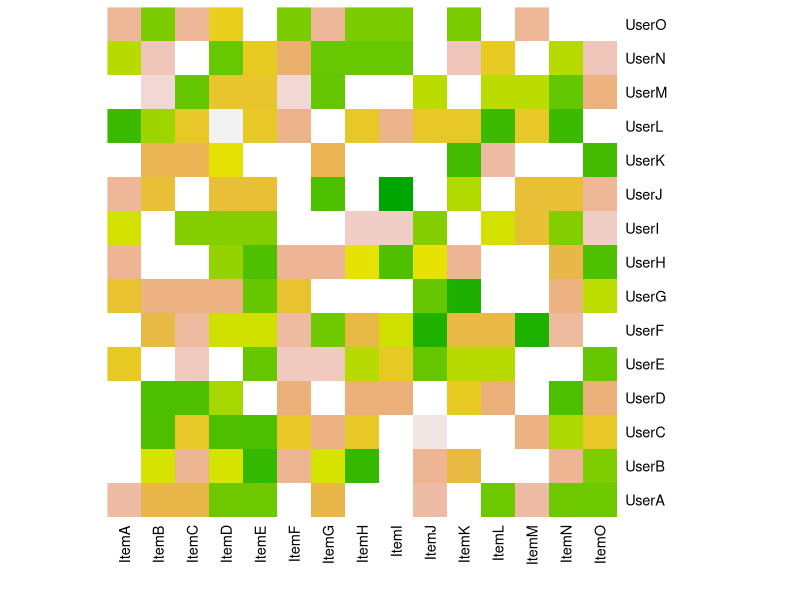
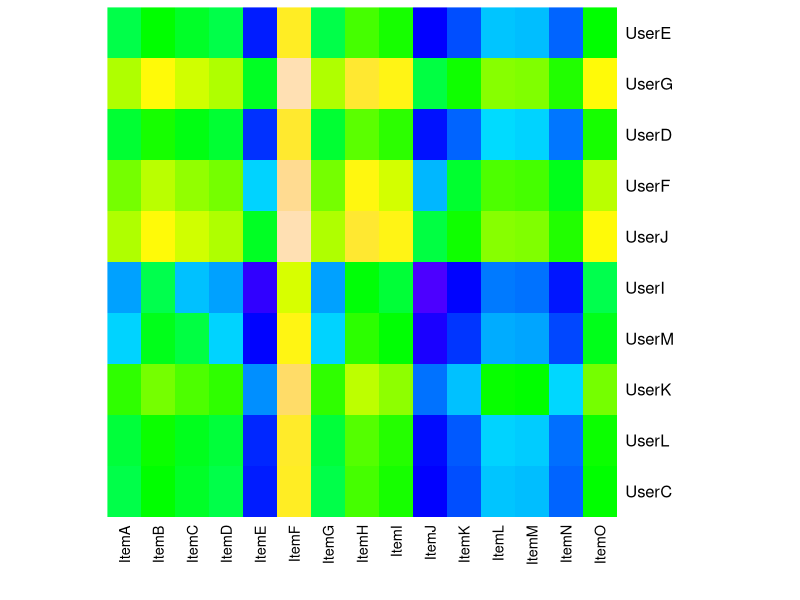

Write R code to recreate these figures, in order.
## ---- chunk 1
knitr::opts_chunk$set(echo = TRUE, 
                      warning = FALSE, 
                      message = FALSE)
## ---- chunk 2
set.seed(643)
n <- 15
percent <- .3
probs <- c(1-percent, percent)
users <- paste("User", LETTERS[1:n], sep="")
items <- paste("Item", LETTERS[1:n], sep="")

toyDF <- as.data.frame(replicate(n, floor(runif(n, 1,6))))

toyDF <- as.data.frame(
    lapply(toyDF, function(df) df[sample(c(TRUE, NA), prob = probs, size = length(df), replace = TRUE) ]), 
    row.names = users, 
    col.names = items)
knitr::kable(toyDF)
## ---- chunk 3
heatmap(as.matrix(toyDF), Rowv=NA, Colv=NA, col = terrain.colors(256))
## ---- chunk 4
train_row <- sample(n, size = floor(2/3 * n), replace=F)
train <- toyDF[train_row, ]
test <- toyDF[-train_row, ]
## ---- chunk 5
train_raw_avg <- mean(as.matrix(train), na.rm=TRUE)
train_raw_avg
## ---- chunk 6
RMSE <- function(observed, predicted) {
   
    sqrt(mean((observed - predicted)^2, na.rm=TRUE))
}
trainRMSE <- RMSE(as.matrix(train), train_raw_avg)
trainRMSE
testRMSE <- RMSE(as.matrix(test), train_raw_avg)
testRMSE
## ---- chunk 7
user_bias_train <- rowMeans(as.matrix(train), na.rm = T) - train_raw_avg
user_bias_test <- rowMeans(as.matrix(test), na.rm = T) - train_raw_avg
item_bias_train <- colMeans(as.matrix(train), na.rm = T) - train_raw_avg
user_bias_train
user_bias_test
item_bias_train
## ---- chunk 8
baseline_predictor <- function(rawAvg, userBias, itemBias) {
   
    userlist <- names(userBias)
    itemlist <- names(itemBias)
    df <- data.frame()
    
    for (i in userBias) {
        UserPred <- rawAvg + i + itemBias
        df <- rbind(df, UserPred)
    }
    
 
    df[df > 5] <- 5
    df[df < 1] <- 1
    
    row.names(df) <- userlist
    names(df) <- itemlist
    df
}
trainPredictions <- baseline_predictor(train_raw_avg, user_bias_train, item_bias_train)
heatmap(as.matrix(trainPredictions), Rowv=NA, Colv=NA, scale = 'none', col = topo.colors(256))
knitr::kable(trainPredictions)
testPredictions <- baseline_predictor(train_raw_avg, user_bias_test, item_bias_train)
knitr::kable(testPredictions)
## ---- chunk 9
trainPredictionRSME <- RMSE(as.matrix(train), as.matrix(trainPredictions))
trainPredictionRSME
testPredictionRSME <- RMSE(as.matrix(test), as.matrix(testPredictions))
testPredictionRSME
## ---- chunk 10
trainVec <- c(trainRMSE,
              trainPredictionRSME,
              (1-trainPredictionRSME/trainRMSE)*100)
testVec <- c(testRMSE, 
             testPredictionRSME, 
             (1-testPredictionRSME/testRMSE)*100)
summary <- data.frame(trainVec, testVec)
names(summary) <- c("train", "test")
row.names(summary) <- c("Raw Average RMSE", "Simple Predictor RMSE", "Percent Improvement")
knitr::kable(summary)
